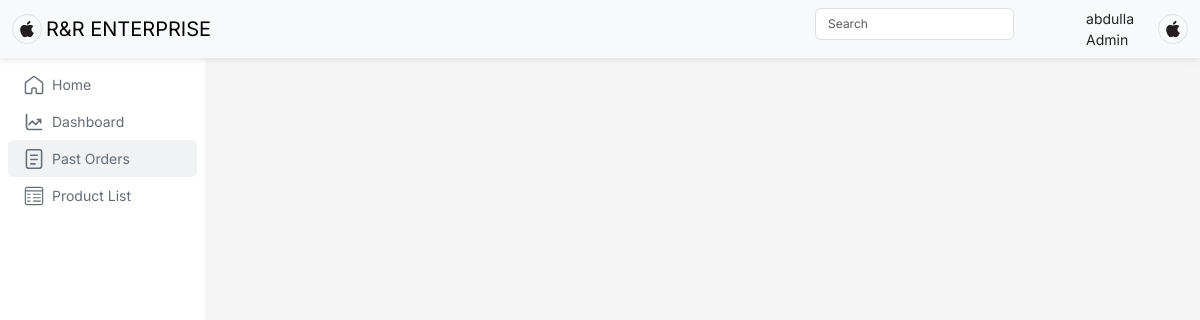
Page /pastOrders.php (signed in) on the earlier database version.
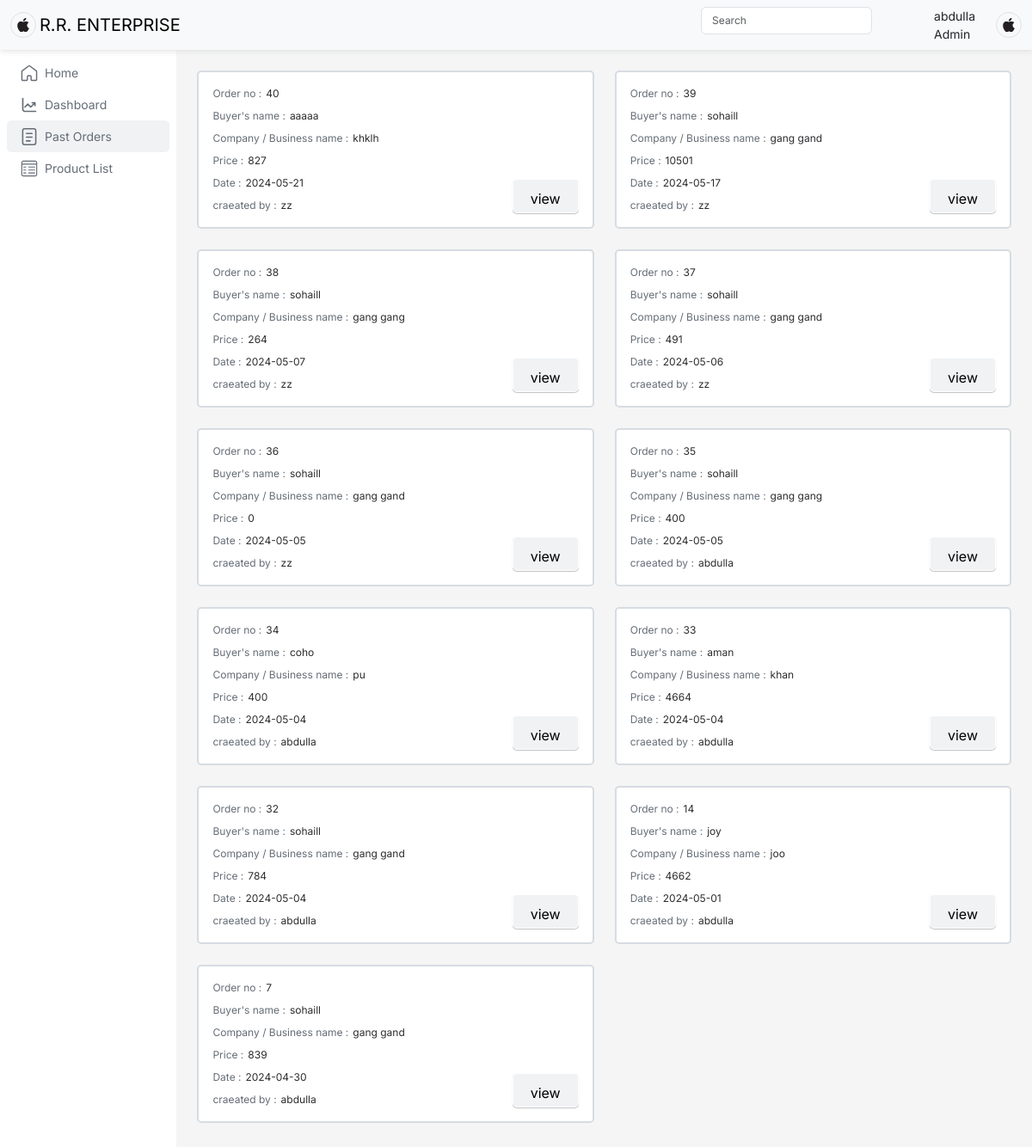
Same page on the later database version.
### tables this page shows
CREATE TABLE `invoice` (
  `invoice_id` int(11) NOT NULL,
  `invoice_name` varchar(255) NOT NULL,
  `total_amount` decimal(10,0) NOT NULL,
  `gst` decimal(10,0) NOT NULL,
  `afterTax` decimal(10,0) NOT NULL,
  `payment_mode` varchar(50) NOT NULL,
  `destination` varchar(300) NOT NULL,
  `delivery_note` varchar(255) NOT NULL,
  `dispatcher_doc_no` varchar(255) NOT NULL,
  `terms` varchar(255) NOT NULL,
  `invoice_date` date NOT NULL DEFAULT current_timestamp(),
  `customer_id` int(11) NOT NULL,
  `business_id` int(11) NOT NULL,
  `employee_id` int(11) NOT NULL
);

CREATE TABLE `customer` (
  `customer_id` int(11) NOT NULL,
  `customer_name` varchar(255) NOT NULL,
  `customer_business_name` varchar(255) NOT NULL,
  `address` varchar(255) NOT NULL,
  `gst_no` varchar(20) NOT NULL,
  `mobile` varchar(50) NOT NULL,
  `email` varchar(255) NOT NULL,
  `state` varchar(50) NOT NULL,
  `created_date` date NOT NULL DEFAULT current_timestamp(),
  `business_id` int(11) NOT NULL
);

CREATE TABLE `employee` (
  `employee_id` int(11) NOT NULL,
  `employee_name` varchar(255) NOT NULL,
  `username` varchar(255) NOT NULL,
  `password` varchar(255) NOT NULL,
  `email` varchar(255) NOT NULL,
  `business_id` int(11) NOT NULL,
  `created_date` date NOT NULL DEFAULT current_timestamp()
);

### pastOrders.php (the view, shortened to what this page needs)
<?php
include "./connect.php";
?>
<!DOCTYPE html>
<html lang="en">
<head>
    <link rel="stylesheet" href="https://cdn.jsdelivr.net/npm/@tarekraafat/autocomplete.js@10.2.7/dist/css/autoComplete.02.min.css">
    <link href="https://cdn.jsdelivr.net/npm/bootstrap@5.3.3/dist/css/bootstrap.min.css" rel="stylesheet">
    <link rel="stylesheet" href="./css/index.css">
    <link rel="stylesheet" href="./css/sidebar.css">
    <link rel="stylesheet" href="./css/product.css">
</head>
<body>
    <?php include './components/navbar.php' ?>
    <div class="main-container">
        <div class="sidebar-wrapper">
            <div class="sidebar-items">
                <a class="sidebar-item" href="index.php">
                    <p>Home</p>
                </a>
                <a class="sidebar-item " href="dashboard.php">
                    <p>Dashboard</p>
                </a>
                <a class="sidebar-item active" href="pastOrders.php">
                    <p>Past Orders</p>
                </a>
                <a class="sidebar-item" href="productList.php">
                    <p>Product List</p>
                </a>
            </div>
        </div>
        <div class="content-wrapper">
            <div class="content-main">
                <div class="bill-box">
                    <?php
                    $result = mysqli_query($conn, "SELECT * from invoice where business_id=" . $_SESSION['business_id']." ORDER BY invoice_id DESC " );
                    while ($row = mysqli_fetch_assoc($result)) {
                        $customer = mysqli_query($conn, "Select * from customer where customer_id=" . $row['customer_id']);
                        $c = mysqli_fetch_assoc($customer);
                        $employee = mysqli_query($conn, "Select * from employee where employee_id=" . $row['employee_id']);
                        $e = mysqli_fetch_assoc($employee);
                        echo ' <div class="box bill">
                            <div class="text-box">
                                <div class="text-frame">
                                    <div class="text4">Order no :</div>
                                    <div class="text5">' . $row['invoice_id'] . '</div>
                                </div>
                                <div class="text-frame">
                                    <div class="text4">Buyer&#39;s name :</div>
                                    <div class="text5">' . $row['invoice_name'] . '</div>
                                </div>
                                <div class="text-frame">
                                    <div class="text4">Company / Business name :</div>
                                    <div class="text5">' . $c['customer_business_name'] . '</div>
                                </div>
                                <div class="text-frame">
                                    <div class="text4">Price :</div>
                                    <div class="text5">' . $row['afterTax'] . '</div>
                                </div>
                                <div class="text-frame">
                                    <div class="text4">Date :</div>
                                    <div class="text5">' . $row['invoice_date'] . '</div>
                                </div>
                                <div class="text-frame">
                                    <div class="text4">craeated by :</div>
                                    <div class="text5">' . $e['employee_name'] . '</div>
                                </div>
                            </div>
                            <a href="orderDetail.php?id='.$row['invoice_id'].'">
                                <button class="view">view</button>
                            </a>
                        </div>';
                    }
                    ?>
                </div>
            </div>
        </div>
    </div>
</body>
</html>

### components/navbar.php (shortened to what this page needs)
<nav class="navbar navbar-expand-lg bg-body-tertiary sticky-top">
        <div class="container-fluid">
            <a class="navbar-brand d-flex align-items-center" href="#"> <img src="./img/logo.png" class="me-1 topLogo rounded-circle border" alt=""><?php echo $_SESSION['business_name'];?></a>
            <div class="collapse navbar-collapse" id="navbarSupportedContent">
                <div class="d-flex" role="search">
                    <input class="form-control me-5" type="search" placeholder="Search" aria-label="Search">
                    <div class="d-flex align-items-center">
                        <div class="d-flex flex-column mx-4">
                            <small><?php echo $_SESSION['name'];?></small>
                            <small>Admin</small>
                        </div>
                        <a href="logout.php">
                            <img class="topLogo rounded-circle border" src="./img/logo.png " alt="">
                        </a>
                    </div>
                </div>
            </div>
        </div>
    </nav>

### css/index.css (style rules this page uses)
body { margin: 0; padding: 0; box-sizing: border-box; font-family: 'Inter'; display: flex; flex-direction: column; min-height: 100vh; position: relative; }
nav { box-shadow: 0px 0px 8px #d6d6d6; }
.topLogo { height: 30px; width: 30px; object-fit: cover; }
.main-container { display: flex; flex: 1; background-color: whitesmoke; }
.content-wrapper { width: 100%; height: 100%; display: flex; flex-direction: column; align-items: center; padding: 24px; }
.content-main { max-width: 105ch; width: 100%; }
.form-control { margin-bottom: 10px !important; font-size: 12px !important; }

### css/sidebar.css (style rules this page uses)
body { background-color: whitesmoke; }
.sidebar-wrapper { background-color: white; width: 250px; min-height: 100vh; position: relative; }
.sidebar-items { display: flex; flex-direction: column; padding: 8px; position: sticky; top: 58px; }
.sidebar-item { display: flex; align-items: center; gap: 8px; padding: 8px 16px; border-radius: 5px; cursor: pointer; text-decoration: none; }
.sidebar-item.active { background-color: #F0F2F4; }
.sidebar-item p { color: #656D76; font-size: 14px; margin: 0; }
.sidebar-item svg { height: 20px; width: 20px; }

### css/product.css (style rules this page uses)
.box { padding: 16px; background-color: #ffffff; border: 2px solid #d6dce2; border-radius: 5px; }
.bill-box { display: grid; grid-template-columns: auto auto; gap: 24px; margin-bottom: 24px; }
.text-box { display: flex; flex-direction: column; gap: 8px; }
.text-frame { display: flex; gap: 5px; }
.text4 { color: #656D76; font-size: 12px; align-items: center; }
.text5 { color: #2D2B2E; font-size: 12px; }
.bill { display: flex; justify-content: space-between; align-items: end; }
.view { height: 40px; padding-left: 20px; padding-right: 20px; padding-top: 10px; padding-bottom: 10px; background: #F0F2F4; box-shadow: 0px 1px 1px rgba(0, 0, 0, 0.25); border-radius: 5px; border: 1px white solid; justify-content: center; }

Differences in the rows shown:
added invoice: invoice_id "40", invoice_name "aaaaa", customer.customer_business_name "khklh", afterTax "827", invoice_date "2024-05-21", employee.employee_name "zz"
added invoice: invoice_id "39", invoice_name "sohaill", customer.customer_business_name "gang gand", afterTax "10501", invoice_date "2024-05-17", employee.employee_name "zz"
added invoice: invoice_id "38", invoice_name "sohaill", customer.customer_business_name "gang gang", afterTax "264", invoice_date "2024-05-07", employee.employee_name "zz"
added invoice: invoice_id "37", invoice_name "sohaill", customer.customer_business_name "gang gand", afterTax "491", invoice_date "2024-05-06", employee.employee_name "zz"
added invoice: invoice_id "36", invoice_name "sohaill", customer.customer_business_name "gang gand", afterTax "0", invoice_date "2024-05-05", employee.employee_name "zz"
added invoice: invoice_id "35", invoice_name "sohaill", customer.customer_business_name "gang gang", afterTax "400", invoice_date "2024-05-05", employee.employee_name "abdulla"
added invoice: invoice_id "34", invoice_name "coho", customer.customer_business_name "pu", afterTax "400", invoice_date "2024-05-04", employee.employee_name "abdulla"
added invoice: invoice_id "33", invoice_name "aman", customer.customer_business_name "khan", afterTax "4664", invoice_date "2024-05-04", employee.employee_name "abdulla"
added invoice: invoice_id "32", invoice_name "sohaill", customer.customer_business_name "gang gand", afterTax "784", invoice_date "2024-05-04", employee.employee_name "abdulla"
added invoice: invoice_id "14", invoice_name "joy", customer.customer_business_name "joo", afterTax "4662", invoice_date "2024-05-01", employee.employee_name "abdulla"
added invoice: invoice_id "7", invoice_name "sohaill", customer.customer_business_name "gang gand", afterTax "839", invoice_date "2024-04-30", employee.employee_name "abdulla"
Other differences:
$_SESSION['business_name']: "R&R ENTERPRISE" → "R.R. ENTERPRISE"
